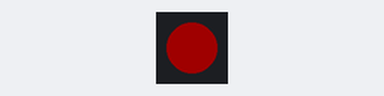
The sketch below on a simulated ESP32. Shown: 1 RGB LEDs in strip order, left to right. Dim RGB values are drawn brighter than linear.

Above: at 0.03 s.
At 2.56 s:
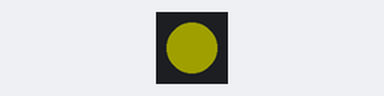
At 5.13 s:
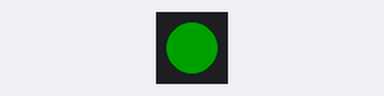
At 9.83 s:
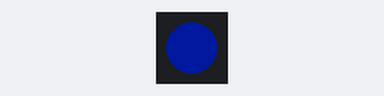
Timing chart, 0 to 10.1 s (numbered marks = the images above):
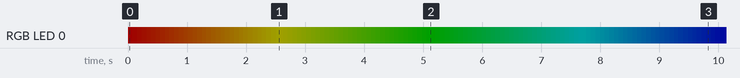

The sketch:

AirTHD_WS2812.ino
```cpp
#include <FastLED.h>
#define LED_PIN     27
#define NUM_LEDS    1
#define TIME        10
CRGB leds[NUM_LEDS];

int R = 255;
int G = 0;
int B = 0;
int max_bright = 32;       // LED亮度控制变量，可使用数值为 0 ～ 255， 数值越大则光带亮度越高
bool beath_state = 0;
int light = max_bright;

void setup() {
  FastLED.addLeds<WS2812, LED_PIN, GRB>(leds, NUM_LEDS);
  FastLED.setBrightness(max_bright);
}


void loop() {
    //变色
    if(R==255 && B==0){
      G++;
    }
    if(G==255 && B==0){
      R--;
    }
    if(R==0 && G==255){
      B++;
    }
    if(R==0 && B==255){
      G--;
    }
    if(G==0 && B==255){
      R++;
    }
    if(R==255 && G==0){
      B--;
    }

    //显示
    for(int i=0;i<NUM_LEDS;i++){
      leds[i] = CRGB(R, G, B);
    }
    FastLED.show();
    delay(TIME);

  }
```

Measured:
- by itself, everything shown: repeats every 15.4 s, in 192 steps
